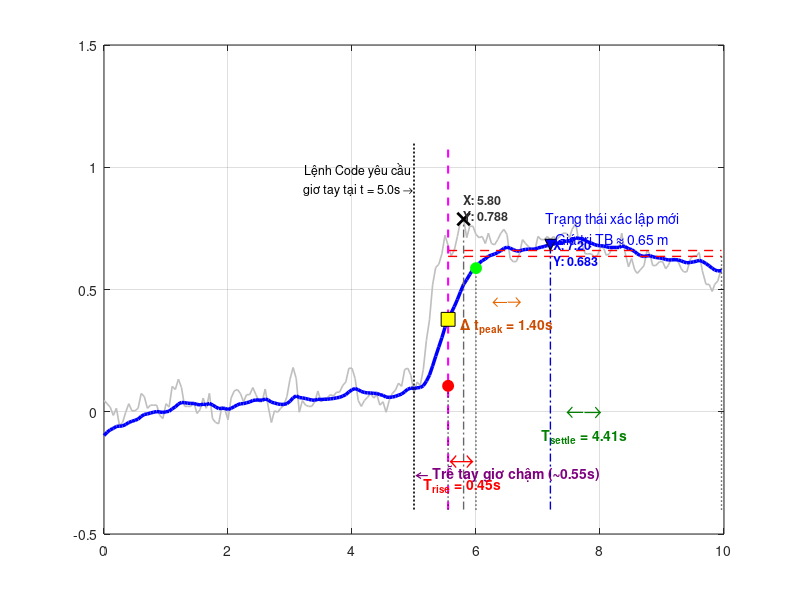

Write the MATLAB code that produced this figure. (Note: this script raises an error after producing the figure.)
clear; clc; close all;
%% 1. Khai báo ĐẦY ĐỦ dữ liệu từ Log mới (anpha=0.1.txt)
data = [
0.00,100837.10,0.046,-0.097,0.00;
0.05,100837.26,0.033,-0.084,0.00;
0.10,100837.43,0.019,-0.074,0.00;
0.15,100837.83,-0.015,-0.068,0.00;
0.20,100837.49,0.014,-0.060,0.00;
0.25,100838.34,-0.057,-0.059,0.00;
0.30,100838.17,-0.044,-0.058,0.00;
0.35,100837.66,-0.002,-0.052,0.00;
0.40,100837.26,0.033,-0.044,0.00;
0.45,100837.60,0.004,-0.039,0.00;
0.50,100837.60,0.004,-0.035,0.00;
0.55,100837.49,0.014,-0.030,0.00;
0.60,100836.75,0.075,-0.019,0.00;
0.65,100836.92,0.062,-0.011,0.00;
0.70,100837.49,0.014,-0.009,0.00;
0.75,100837.32,0.027,-0.005,0.00;
0.80,100837.32,0.027,-0.002,0.00;
0.85,100837.32,0.027,0.001,0.00;
0.90,100837.83,-0.015,-0.001,0.00;
0.95,100838.00,-0.028,-0.003,0.00;
1.00,100837.26,0.033,0.000,0.00;
1.05,100837.43,0.019,0.002,0.00;
1.10,100836.41,0.104,0.012,0.00;
1.15,100836.58,0.091,0.020,0.00;
1.20,100836.07,0.133,0.032,0.00;
1.25,100836.47,0.099,0.038,0.00;
1.30,100837.38,0.022,0.037,0.00;
1.35,100837.38,0.022,0.035,0.00;
1.40,100837.38,0.022,0.034,0.00;
1.45,100837.21,0.038,0.034,0.00;
1.50,100837.72,-0.007,0.030,0.00;
1.55,100837.55,0.009,0.028,0.00;
1.60,100837.89,0.056,0.031,0.00;
1.65,100837.49,0.014,0.029,0.00;
1.70,100836.75,0.075,0.034,0.00;
1.75,100837.83,-0.028,0.028,0.00;
1.80,100838.17,-0.044,0.020,0.00;
1.85,100838.23,-0.049,0.013,0.00;
1.90,100837.72,0.022,0.014,0.00;
1.95,100837.55,0.009,0.014,0.00;
2.00,100838.07,-0.033,0.009,0.00;
2.05,100836.99,0.056,0.014,0.00;
2.10,100836.64,0.085,0.021,0.00;
2.15,100836.58,0.091,0.028,0.00;
2.20,100836.75,0.075,0.033,0.00;
2.25,100837.16,0.041,0.033,0.00;
2.30,100836.82,0.070,0.037,0.00;
2.35,100836.82,0.070,0.040,0.00;
2.40,100836.47,0.099,0.046,0.00;
2.45,100836.82,0.070,0.048,0.00;
2.50,100837.16,0.041,0.048,0.00;
2.55,100837.16,0.041,0.047,0.00;
2.60,100836.53,0.093,0.052,0.00;
2.65,100837.43,0.019,0.048,0.00;
2.70,100838.17,-0.044,0.039,0.00;
2.75,100837.60,0.004,0.036,0.00;
2.80,100837.66,-0.002,0.032,0.00;
2.85,100837.49,0.014,0.030,0.00;
2.90,100837.32,0.027,0.030,0.00;
2.95,100836.92,0.062,0.033,0.00;
3.00,100836.07,0.133,0.043,0.00;
3.05,100835.50,0.181,0.057,0.00;
3.10,100836.02,0.136,0.065,0.00;
3.15,100837.66,-0.002,0.058,0.00;
3.20,100837.10,0.046,0.057,0.00;
3.25,100837.32,0.027,0.054,0.00;
3.30,100837.38,0.022,0.051,0.00;
3.35,100837.38,0.022,0.048,0.00;
3.40,100837.16,0.041,0.047,0.00;
3.45,100836.64,0.085,0.051,0.00;
3.50,100837.16,0.041,0.050,0.00;
3.55,100836.99,0.056,0.051,0.00;
3.60,100837.16,0.056,0.051,0.00;
3.65,100836.82,0.070,0.053,0.00;
3.70,100836.87,0.064,0.054,0.00;
3.75,100836.71,0.080,0.057,0.00;
3.80,100836.71,0.080,0.059,0.00;
3.85,100836.36,0.107,0.064,0.00;
3.90,100836.19,0.122,0.070,0.00;
3.95,100835.52,0.178,0.081,0.00;
4.00,100835.52,0.178,0.090,0.00;
4.05,100836.03,0.136,0.095,0.00;
4.10,100837.10,0.046,0.090,0.00;
4.15,100837.38,0.022,0.083,0.00;
4.20,100837.10,0.046,0.079,0.00;
4.25,100836.93,0.059,0.077,0.00;
4.30,100836.77,0.075,0.077,0.00;
4.35,100836.99,0.056,0.075,0.00;
4.40,100836.82,0.070,0.075,0.00;
4.45,100837.33,0.027,0.070,0.00;
4.50,100837.17,0.041,0.067,0.00;
4.55,100837.67,-0.002,0.060,0.00;
4.60,100837.10,0.046,0.059,0.00;
4.65,100836.77,0.075,0.060,0.00;
4.70,100836.60,0.088,0.063,0.00;
4.75,100836.25,0.117,0.068,0.00;
4.80,100836.42,0.104,0.072,0.00;
4.85,100835.58,0.173,0.082,0.00;
4.90,100835.52,0.178,0.092,0.00;
4.95,100835.85,0.149,0.097,0.00;
5.00,100836.77,0.075,0.095,1.00;
5.05,100836.19,0.122,0.098,1.00;
5.10,100836.36,0.107,0.099,1.00;
5.15,100835.17,0.173,0.106,1.00;
5.20,100834.16,0.292,0.125,1.00;
5.25,100833.14,0.376,0.150,1.00;
5.30,100831.96,0.519,0.187,1.00;
5.35,100830.60,0.590,0.227,1.00;
5.40,100830.42,0.603,0.265,1.00;
5.45,100829.92,0.646,0.303,1.00;
5.50,100829.01,0.722,0.345,1.00;
5.55,100829.52,0.680,0.378,1.00;
5.60,100830.03,0.638,0.404,1.00;
5.65,100829.75,0.661,0.430,1.00;
5.70,100829.07,0.717,0.459,1.00;
5.75,100828.33,0.780,0.491,1.00;
5.80,100828.22,0.788,0.521,1.00;
5.85,100829.13,0.712,0.540,1.00;
5.90,100828.56,0.759,0.562,1.00;
5.95,100828.56,0.759,0.581,1.00;
6.00,100828.96,0.725,0.596,1.00;
6.05,100829.13,0.712,0.607,1.00;
6.10,100829.07,0.717,0.618,1.00;
6.15,100829.41,0.688,0.625,1.00;
6.20,100828.90,0.730,0.636,1.00;
6.25,100829.41,0.688,0.641,1.00;
6.30,100829.47,0.683,0.645,1.00;
6.35,100829.24,0.704,0.651,1.00;
6.40,100828.90,0.730,0.659,1.00;
6.45,100828.74,0.746,0.668,1.00;
6.50,100828.96,0.725,0.673,1.00;
6.55,100830.14,0.627,0.669,1.00;
6.60,100830.32,0.614,0.663,1.00;
6.65,100830.32,0.614,0.658,1.00;
6.70,100829.92,0.646,0.657,1.00;
6.75,100829.24,0.704,0.662,1.00;
6.80,100829.41,0.688,0.664,1.00;
6.85,100829.58,0.675,0.665,1.00;
6.90,100829.75,0.661,0.665,1.00;
6.95,100829.75,0.661,0.665,1.00;
7.00,100829.07,0.717,0.670,1.00;
7.05,100829.24,0.704,0.673,1.00;
7.10,100829.24,0.704,0.676,1.00;
7.15,100829.47,0.717,0.680,1.00;
7.20,100829.24,0.704,0.683,1.00;
7.25,100829.07,0.717,0.686,1.00;
7.30,100829.41,0.704,0.688,1.00;
7.35,100829.07,0.717,0.691,1.00;
7.40,100828.90,0.730,0.695,1.00;
7.46,100828.90,0.730,0.698,1.00;
7.51,100829.13,0.712,0.700,1.00;
7.55,100828.74,0.746,0.704,1.00;
7.61,100828.39,0.772,0.711,1.00;
7.66,100829.41,0.688,0.709,1.00;
7.71,100829.41,0.688,0.707,1.00;
7.76,100829.92,0.646,0.701,1.00;
7.80,100829.92,0.646,0.695,1.00;
7.86,100829.92,0.646,0.690,1.00;
7.91,100830.09,0.632,0.684,1.00;
7.96,100829.98,0.640,0.680,1.00;
8.01,100829.58,0.675,0.679,1.00;
8.06,100829.64,0.669,0.678,1.00;
8.10,100829.98,0.640,0.675,1.00;
8.15,100829.92,0.646,0.672,1.00;
8.21,100829.58,0.675,0.672,1.00;
8.26,100829.69,0.667,0.672,1.00;
8.31,100829.58,0.675,0.672,1.00;
8.35,100828.90,0.730,0.678,1.00;
8.40,100829.81,0.656,0.676,1.00;
8.46,100830.55,0.593,0.667,1.00;
8.51,100830.14,0.627,0.663,1.00;
8.56,100830.72,0.580,0.655,1.00;
8.60,100830.89,0.566,0.646,1.00;
8.65,100830.72,0.580,0.639,1.00;
8.71,100830.49,0.598,0.635,1.00;
8.76,100829.75,0.661,0.638,1.00;
8.81,100829.98,0.640,0.638,1.00;
8.85,100830.49,0.598,0.634,1.00;
8.90,100830.49,0.598,0.631,1.00;
8.96,100830.32,0.614,0.629,1.00;
9.01,100830.49,0.614,0.627,1.00;
9.06,100830.66,0.585,0.623,1.00;
9.10,100830.49,0.598,0.621,1.00;
9.15,100829.58,0.627,0.621,1.00;
9.21,100830.14,0.627,0.622,1.00;
9.26,100830.32,0.614,0.621,1.00;
9.31,100830.66,0.585,0.617,1.00;
9.35,100830.82,0.572,0.613,1.00;
9.40,100830.82,0.572,0.609,1.00;
9.46,100830.14,0.627,0.611,1.00;
9.51,100830.03,0.638,0.613,1.00;
9.56,100830.03,0.638,0.616,1.00;
9.60,100829.87,0.651,0.619,1.00;
9.65,100830.75,0.577,0.615,1.00;
9.71,100831.42,0.521,0.606,1.00;
9.76,100831.42,0.521,0.597,1.00;
9.81,100831.77,0.492,0.587,1.00;
9.85,100831.42,0.521,0.580,1.00;
9.90,100831.25,0.535,0.576,1.00;
9.96,100830.58,0.590,0.577,1.00
];
t = data(:,1);
raw = data(:,3);      % Log này chú thích EMA nhưng code của bạn lấy cột 4 làm Kalman/Filter
kalman = data(:,4);   % Gán đúng theo logic cũ của bạn
%% 2. TÍNH TOÁN THEO MỐC THỰC TẾ (t = 5.55s)
t_start_action = 5.55; 
idx_stable = (t >= 7.5 & t <= 9.9);
final_val = mean(kalman(idx_stable)); 
base_val = mean(kalman(t < t_start_action)); 
delta = final_val - base_val;

val_10 = base_val + 0.10 * delta;
val_90 = base_val + 0.90 * delta;
t10 = t(find(kalman >= val_10 & t >= t_start_action, 1, 'first'));
t90 = t(find(kalman >= val_90 & t >= t_start_action, 1, 'first'));
t_rise = t90 - t10;

settle_band_upper = final_val + 0.02 * abs(delta);
settle_band_lower = final_val - 0.02 * abs(delta);
idx_outside = find((kalman < settle_band_lower | kalman > settle_band_upper) & t >= t_start_action);
t_settle_time = t(idx_outside(end)); 
t_settle = t_settle_time - t_start_action; 

%% THAY ĐỔI QUAN TRỌNG: Giới hạn cửa sổ tìm đỉnh cục bộ quá độ (5.55s -> 7.20s)
idx_transient_peak = (t >= t_start_action & t <= 7.20);
temp_t = t(idx_transient_peak);
temp_raw = raw(idx_transient_peak);
temp_kalman = kalman(idx_transient_peak);

% Tìm đỉnh cục bộ của tín hiệu Thô (Vùng 6.75s)
[max_raw_val, idx_raw_p] = max(temp_raw);
t_peak_raw = temp_t(idx_raw_p); 

% Tìm đỉnh cục bộ của tín hiệu Kalman (Vùng 6.90s)
[max_kal_val, idx_kal_p] = max(temp_kalman);
t_peak_kalman = temp_t(idx_kal_p); 

t_peak_delay = t_peak_kalman - t_peak_raw; % Độ trễ đỉnh thực tế

% In kết quả kiểm tra
fprintf('--- KẾT QUẢ ĐÁNH GIÁ ĐÁP ỨNG ĐỘNG HỌC (ĐỈNH CỤC BỘ) ---\n');
fprintf('Thời điểm đạt đỉnh Thô cục bộ: %.3f giây (Giá trị: %.3f)\n', t_peak_raw, max_raw_val);
fprintf('Thời điểm đạt đỉnh Lọc cục bộ: %.3f giây (Giá trị: %.3f)\n', t_peak_kalman, max_kal_val);
fprintf('=> ĐỘ TRỄ ĐỈNH THỰC TẾ: %.3f giây\n', t_peak_delay);
fprintf('------------------------------------------------------\n');

%% 3. VẼ ĐỒ THỊ VÀ CẤU HÌNH ĐƯỜNG NỀN
figure('Name', 'Danh Gia Dap Ung Kalman', 'NumberTitle', 'off', 'Position', [100, 100, 1050, 650]);
plot(t, raw, 'Color', [0.75 0.75 0.75], 'LineWidth', 1.2, 'DisplayName', 'Dữ liệu thô (Raw)');
hold on;
plot(t, kalman, 'b', 'LineWidth', 2.5, 'DisplayName', 'Dữ liệu sau lọc (Kalman)');

% Vẽ đường dóng biên ổn định 2%
plot([t_start_action max(t)], [settle_band_upper settle_band_upper], 'r--', 'LineWidth', 1, 'HandleVisibility', 'off');
plot([t_start_action max(t)], [settle_band_lower settle_band_lower], 'r--', 'LineWidth', 1, 'DisplayName', 'Băng thông ổn định \pm2%');

% Vẽ đường dóng thẳng đứng tại các điểm mốc
plot([5.00 5.00], [-0.4 1.1], 'k:', 'LineWidth', 1.2, 'HandleVisibility', 'off'); 
plot([t_start_action t_start_action], [-0.4 1.1], 'm--', 'LineWidth', 1.5, 'HandleVisibility', 'off'); 
plot([t10 t10], [-0.4 val_10], 'k:', 'LineWidth', 1, 'HandleVisibility', 'off');
plot([t90 t90], [-0.4 val_90], 'k:', 'LineWidth', 1, 'HandleVisibility', 'off');
plot([t_settle_time t_settle_time], [-0.4 final_val], 'k:', 'LineWidth', 1, 'HandleVisibility', 'off');

% Đường dóng thẳng đứng tại 2 vị trí đỉnh cục bộ mới
plot([t_peak_raw t_peak_raw], [-0.4 max_raw_val], 'Color', [0.4 0.4 0.4], 'LineStyle', '-.', 'LineWidth', 1, 'HandleVisibility', 'off');
plot([t_peak_kalman t_peak_kalman], [-0.4 max_kal_val], 'Color', [0 0 0.8], 'LineStyle', '-.', 'LineWidth', 1, 'HandleVisibility', 'off');

% Đánh dấu điểm nút trên đồ thị
plot(t_start_action, kalman(find(t>=t_start_action,1)), 'ks', 'MarkerSize', 10, 'MarkerFaceColor', 'y', 'DisplayName', 'Mốc tay thực tế nhấc (5.55s)');
plot(t10, val_10, 'ro', 'MarkerSize', 8, 'MarkerFaceColor', 'r', 'DisplayName', 'Điểm đạt 10%');
plot(t90, val_90, 'go', 'MarkerSize', 8, 'MarkerFaceColor', 'g', 'DisplayName', 'Điểm đạt 90%');

% Đánh dấu 2 đỉnh cục bộ chính xác (6.75s và 6.90s)
plot(t_peak_raw, max_raw_val, 'kx', 'MarkerSize', 9, 'LineWidth', 2, 'DisplayName', 'Đỉnh cục bộ Thô');
plot(t_peak_kalman, max_kal_val, 'kv', 'MarkerSize', 8, 'MarkerFaceColor', 'b', 'DisplayName', 'Đỉnh cục bộ Kalman');

% Hiển thị Data Tips trực quan cho hai đỉnh
text(t_peak_raw, max_raw_val + 0.05, sprintf('X: %.2f\nY: %.3f', t_peak_raw, max_raw_val), 'Color', [0.2 0.2 0.2], 'FontSize', 9, 'FontWeight', 'bold');
text(t_peak_kalman + 0.05, max_kal_val - 0.03, sprintf('X: %.2f\nY: %.3f', t_peak_kalman, max_kal_val), 'Color', 'b', 'FontSize', 9, 'FontWeight', 'bold');

%% 4. THÊM CÁC CHÚ THÍCH TRỰC QUAN (TEXT & ARROWS)
text(5.02, -0.25, '\leftarrow Trễ tay giơ chậm (~0.55s)', 'FontSize', 10, 'Color', [0.5 0 0.5], 'FontWeight','bold');
text(4.1, 0.95, {'Lệnh Code yêu cầu'; 'giơ tay tại t = 5.0s \rightarrow'}, 'FontSize', 9, 'Color', 'k', 'HorizontalAlignment', 'center');

text((t10+t90)/2, -0.2, '\leftrightarrow', 'FontSize', 18, 'Color', 'r', 'HorizontalAlignment', 'center');
text((t10+t90)/2, -0.3, ['T_{rise} = ' num2str(t_rise, '%.2f') 's'], 'FontSize', 10, 'Color', 'r', 'FontWeight', 'bold', 'HorizontalAlignment', 'center');

text((t_start_action+t_settle_time)/2, -0.0, '\leftarrow\rightarrow', 'FontSize', 16, 'Color', [0 0.5 0], 'HorizontalAlignment', 'center');
text((t_start_action+t_settle_time)/2, -0.1, ['T_{settle} = ' num2str(t_settle, '%.2f') 's'], 'FontSize', 10, 'Color', [0 0.5 0], 'FontWeight', 'bold', 'HorizontalAlignment', 'center');

% Chú thích độ trễ đỉnh Peak Delay cục bộ
text((t_peak_raw + t_peak_kalman)/2, 0.45, '\leftarrow\rightarrow', 'FontSize', 14, 'Color', [0.9 0.4 0], 'HorizontalAlignment', 'center');
text((t_peak_raw + t_peak_kalman)/2, 0.35, ['\Delta t_{peak} = ' num2str(t_peak_delay, '%.2f') 's'], 'FontSize', 10, 'Color', [0.8 0.3 0], 'FontWeight', 'bold', 'HorizontalAlignment', 'center');
text(8.2, final_val + 0.1, {'Trạng thái xác lập mới'; ['Giá trị TB \approx ' num2str(final_val, '%.2f') ' m']}, 'FontSize', 10, 'Color', 'b', 'HorizontalAlignment', 'center');

%% 5. ĐỊNH DẠNG ĐỒ THỊ CHUẨN ĐỒ ÁN
grid on;
ax = gca; ax.GridLineStyle = ':'; ax.GridAlpha = 0.6;
title(['Phân tích Đặc tính Động & Bộ lọc EMA' ...
    ''], 'FontSize', 13, 'FontWeight', 'bold');
xlabel('Thời gian t (giây)', 'FontSize', 11);
ylabel('Giá trị biên độ dịch chuyển (m)', 'FontSize', 11);
legend('Location', 'southeast', 'FontSize', 9);
xlim([3.5, 10]); 
ylim([-0.4, 1.1]);
